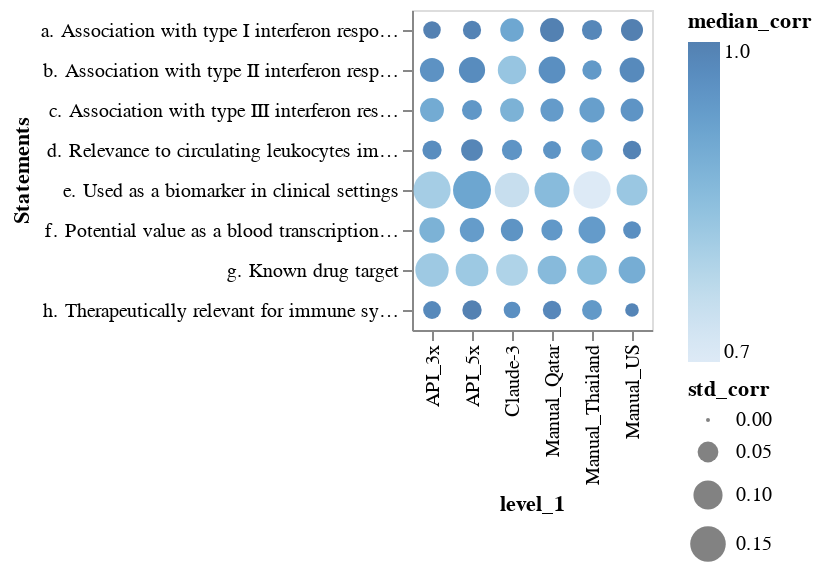

Notebook code cell kept with this figure:
### Code cell
alt.Chart(bench_agg).mark_point(filled=True).encode(
    y=alt.Y('Statements'),
    x=alt.X('level_1'),
    color=alt.Color('median_corr'),
    size=alt.Size('std_corr')

)

### Figure 1 — Vega-Lite specification as saved in the notebook (floating-point values rounded to 4 significant figures)
{"config": {"view": {"continuousWidth": 300, "continuousHeight": 300}}, "data": {"name": "data-37d645c6dac25c003f86be9f9fff880d"}, "mark": {"type": "point", "filled": true}, "encoding": {"color": {"field": "median_corr", "type": "quantitative"}, "size": {"field": "std_corr", "type": "quantitative"}, "x": {"field": "level_1", "type": "nominal"}, "y": {"field": "Statements", "type": "nominal"}}, "$schema": "https://vega.github.io/schema/vega-lite/v5.14.1.json", "datasets": {"data-37d645c6dac25c003f86be9f9fff880d": [{"Statements": "a. Association with type I interferon responses", "level_1": "API_3x", "median_corr": 0.9646, "std_corr": 0.03516}, {"Statements": "a. Association with type I interferon responses", "level_1": "API_5x", "median_corr": 0.9595, "std_corr": 0.03825}, {"Statements": "a. Association with type I interferon responses", "level_1": "Manual_US", "median_corr": 0.968, "std_corr": 0.05636}, {"Statements": "a. Association with type I interferon responses", "level_1": "Manual_Thailand", "median_corr": 0.9515, "std_corr": 0.04684}, {"Statements": "a. Association with type I interferon responses", "level_1": "Manual_Qatar", "median_corr": 0.9662, "std_corr": 0.06613}, {"Statements": "a. Association with type I interferon responses", "level_1": "Claude-3", "median_corr": 0.875, "std_corr": 0.06422}, {"Statements": "b. Association with type II interferon responses", "level_1": "API_3x", "median_corr": 0.9244, "std_corr": 0.06852}, {"Statements": "b. Association with type II interferon responses", "level_1": "API_5x", "median_corr": 0.9396, "std_corr": 0.08066}, {"Statements": "b. Association with type II interferon responses", "level_1": "Manual_US", "median_corr": 0.9438, "std_corr": 0.0717}, {"Statements": "b. Association with type II interferon responses", "level_1": "Manual_Thailand", "median_corr": 0.9092, "std_corr": 0.04291}, {"Statements": "b. Association with type II interferon responses", "level_1": "Manual_Qatar", "median_corr": 0.9323, "std_corr": 0.084}, {"Statements": "b. Association with type II interferon responses", "level_1": "Claude-3", "median_corr": 0.7926, "std_corr": 0.09472}, {"Statements": "c. Association with type III interferon responses", "level_1": "API_3x", "median_corr": 0.8635, "std_corr": 0.06648}, {"Statements": "c. Association with type III interferon responses", "level_1": "API_5x", "median_corr": 0.9119, "std_corr": 0.0464}, {"Statements": "c. Association with type III interferon responses", "level_1": "Manual_US", "median_corr": 0.9184, "std_corr": 0.06052}, {"Statements": "c. Association with type III interferon responses", "level_1": "Manual_Thailand", "median_corr": 0.8935, "std_corr": 0.0736}, {"Statements": "c. Association with type III interferon responses", "level_1": "Manual_Qatar", "median_corr": 0.9028, "std_corr": 0.06192}, {"Statements": "c. Association with type III interferon responses", "level_1": "Claude-3", "median_corr": 0.8459, "std_corr": 0.06567}, {"Statements": "d. Relevance to circulating leukocytes immune biology", "level_1": "API_3x", "median_corr": 0.9365, "std_corr": 0.04237}, {"Statements": "d. Relevance to circulating leukocytes immune biology", "level_1": "API_5x", "median_corr": 0.9539, "std_corr": 0.05454}, {"Statements": "d. Relevance to circulating leukocytes immune biology", "level_1": "Manual_US", "median_corr": 0.9588, "std_corr": 0.03849}, {"Statements": "d. Relevance to circulating leukocytes immune biology", "level_1": "Manual_Thailand", "median_corr": 0.8893, "std_corr": 0.05258}, {"Statements": "d. Relevance to circulating leukocytes immune biology", "level_1": "Manual_Qatar", "median_corr": 0.9197, "std_corr": 0.03674}, {"Statements": "d. Relevance to circulating leukocytes immune biology", "level_1": "Claude-3", "median_corr": 0.9201, "std_corr": 0.04745}, {"Statements": "e. Used as a biomarker in clinical settings", "level_1": "API_3x", "median_corr": 0.7692, "std_corr": 0.1641}, {"Statements": "e. Used as a biomarker in clinical settings", "level_1": "API_5x", "median_corr": 0.8759, "std_corr": 0.1714}, {"Statements": "e. Used as a biomarker in clinical settings", "level_1": "Manual_US", "median_corr": 0.7877, "std_corr": 0.1123}, {"Statements": "e. Used as a biomarker in clinical settings", "level_1": "Manual_Thailand", "median_corr": 0.6579, "std_corr": 0.1653}, {"Statements": "e. Used as a biomarker in clinical settings", "level_1": "Manual_Qatar", "median_corr": 0.8204, "std_corr": 0.1453}, {"Statements": "e. Used as a biomarker in clinical settings", "level_1": "Claude-3", "median_corr": 0.7106, "std_corr": 0.1413}, {"Statements": "f. Potential value as a blood transcriptional biomarker", "level_1": "API_3x", "median_corr": 0.8461, "std_corr": 0.07523}, {"Statements": "f. Potential value as a blood transcriptional biomarker", "level_1": "API_5x", "median_corr": 0.9009, "std_corr": 0.0694}, {"Statements": "f. Potential value as a blood transcriptional biomarker", "level_1": "Manual_US", "median_corr": 0.9307, "std_corr": 0.03583}, {"Statements": "f. Potential value as a blood transcriptional biomarker", "level_1": "Manual_Thailand", "median_corr": 0.9019, "std_corr": 0.08498}, {"Statements": "f. Potential value as a blood transcriptional biomarker", "level_1": "Manual_Qatar", "median_corr": 0.9109, "std_corr": 0.05176}, {"Statements": "f. Potential value as a blood transcriptional biomarker", "level_1": "Claude-3", "median_corr": 0.9205, "std_corr": 0.0578}, {"Statements": "g. Known drug target", "level_1": "API_3x", "median_corr": 0.7797, "std_corr": 0.1315}, {"Statements": "g. Known drug target", "level_1": "API_5x", "median_corr": 0.7823, "std_corr": 0.1263}, {"Statements": "g. Known drug target", "level_1": "Manual_US", "median_corr": 0.858, "std_corr": 0.08398}, {"Statements": "g. Known drug target", "level_1": "Manual_Thailand", "median_corr": 0.8154, "std_corr": 0.1043}, {"Statements": "g. Known drug target", "level_1": "Manual_Qatar", "median_corr": 0.8231, "std_corr": 0.09705}, {"Statements": "g. Known drug target", "level_1": "Claude-3", "median_corr": 0.7527, "std_corr": 0.119}, {"Statements": "h. Therapeutically relevant for immune system diseases", "level_1": "API_3x", "median_corr": 0.9456, "std_corr": 0.03601}, {"Statements": "h. Therapeutically relevant for immune system diseases", "level_1": "API_5x", "median_corr": 0.9658, "std_corr": 0.04325}, {"Statements": "h. Therapeutically relevant for immune system diseases", "level_1": "Manual_US", "median_corr": 0.9564, "std_corr": 0.02033}, {"Statements": "h. Therapeutically relevant for immune system diseases", "level_1": "Manual_Thailand", "median_corr": 0.9072, "std_corr": 0.04574}, {"Statements": "h. Therapeutically relevant for immune system diseases", "level_1": "Manual_Qatar", "median_corr": 0.9502, "std_corr": 0.03886}, {"Statements": "h. Therapeutically relevant for immune system diseases", "level_1": "Claude-3", "median_corr": 0.9303, "std_corr": 0.03135}]}}
